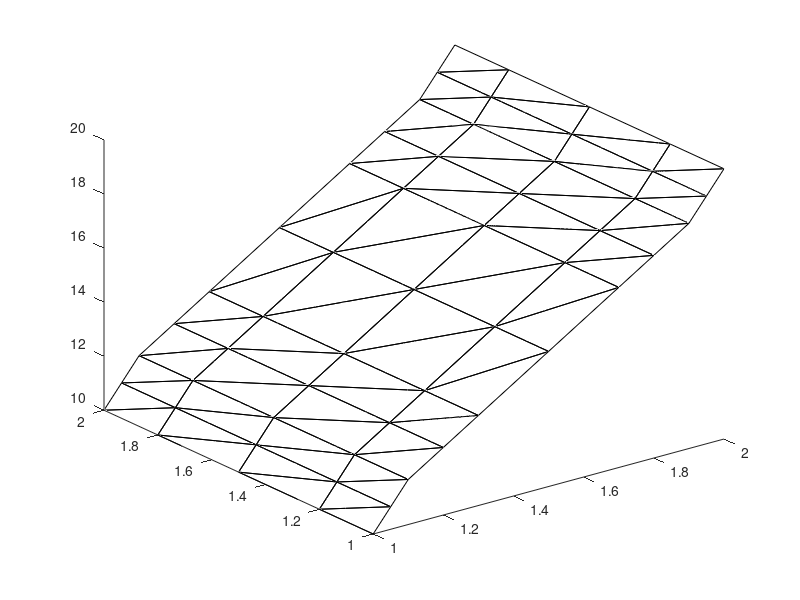

The MATLAB script that drew this image:
%A common application for sparse matrices is in the solution of Finite
%Element Models.  Finite element models allow numerical solution of
%partial differential equations that do not have closed form solutions,
%typically because of the complex shape of the domain.
%
%   In order to motivate this application, we consider the boundary value
%Laplace equation.  This system can model scalar potential fields, such
%as heat or electrical potential.  Given a medium Omega with boundary
%dOmega.  At all points on the dOmega the boundary conditions are known,
%and we wish to calculate the potential in Omega.  Boundary conditions
%may specify the potential (Dirichlet boundary condition), its normal
%derivative across the boundary (Neumann boundary condition), or a
%weighted sum of the potential and its derivative (Cauchy boundary
%condition).
%
%   In a thermal model, we want to calculate the temperature in Omega and
%know the boundary temperature (Dirichlet condition) or heat flux (from
%which we can calculate the Neumann condition by dividing by the thermal
%conductivity at the boundary).  Similarly, in an electrical model, we
%want to calculate the voltage in Omega and know the boundary voltage
%(Dirichlet) or current (Neumann condition after diving by the electrical
%conductivity).  In an electrical model, it is common for much of the
%boundary to be electrically isolated; this is a Neumann boundary
%condition with the current equal to zero.
%
%   The simplest finite element models will divide Omega into simplexes
%(triangles in 2D, pyramids in 3D).
%
%   The following example creates a simple rectangular 2-D electrically
%conductive medium with 10 V and 20 V imposed on opposite sides
%(Dirichlet boundary conditions).  All other edges are electrically
%isolated.

        node_y = [1;1.2;1.5;1.8;2]*ones(1,11) ;
        node_x = ones(5,1)*[1,1.05,1.1,1.2, ...
                  1.3,1.5,1.7,1.8,1.9,1.95,2];
        nodes = [node_x(:), node_y(:)];

        [h,w] = size (node_x);
        elems = [];
        for idx = 1:w-1
          widx = (idx-1)*h;
          elems = [elems; ...
            widx+[(1:h-1);(2:h);h+(1:h-1)]'; ...
            widx+[(2:h);h+(2:h);h+(1:h-1)]' ];
        endfor

        E = size (elems,1); # No. of simplices
        N = size (nodes,1); # No. of vertices
        D = size (elems,2); # dimensions+1

%   This creates a N-by-2 matrix 'nodes' and a E-by-3 matrix 'elems' with
%values, which define finite element triangles:

       nodes(1:7,:)'
%         1.00 1.00 1.00 1.00 1.00 1.05 1.05 ...
%         1.00 1.20 1.50 1.80 2.00 1.00 1.20 ...

       elems(1:7,:)'
%         1    2    3    4    2    3    4 ...
%         2    3    4    5    7    8    9 ...
%         6    7    8    9    6    7    8 ...

%   Using a first order FEM, we approximate the electrical conductivity
%distribution in Omega as constant on each simplex (represented by the
%vector 'conductivity').  Based on the finite element geometry, we first
%calculate a system (or stiffness) matrix for each simplex (represented
%as 3-by-3 elements on the diagonal of the element-wise system matrix
%'SE').  Based on 'SE' and a N-by-DE connectivity matrix 'C',
%representing the connections between simplices and vertices, the global
%connectivity matrix 'S' is calculated.

       ## Element conductivity
       conductivity = [1*ones(1,16), ...
              2*ones(1,48), 1*ones(1,16)];

       ## Connectivity matrix
       C = sparse ((1:D*E), reshape (elems', ...
              D*E, 1), 1, D*E, N);

       ## Calculate system matrix
       Siidx = floor ([0:D*E-1]'/D) * D * ...
              ones(1,D) + ones(D*E,1)*(1:D) ;
       Sjidx = [1:D*E]'*ones (1,D);
       Sdata = zeros (D*E,D);
       dfact = factorial (D-1);
       for j = 1:E
          a = inv ([ones(D,1), ...
              nodes(elems(j,:), :)]);
          const = conductivity(j) * 2 / ...
              dfact / abs (det (a));
          Sdata(D*(j-1)+(1:D),:) = const * ...
              a(2:D,:)' * a(2:D,:);
       endfor
       ## Element-wise system matrix
       SE = sparse(Siidx,Sjidx,Sdata);
       ## Global system matrix
       S = C'* SE *C;

%   The system matrix acts like the conductivity 'S' in Ohm's law 'S * V
%= I'.  Based on the Dirichlet and Neumann boundary conditions, we are
%able to solve for the voltages at each vertex 'V'.

       ## Dirichlet boundary conditions
       D_nodes = [1:5, 51:55];
       D_value = [10*ones(1,5), 20*ones(1,5)];

       V = zeros (N,1);
       V(D_nodes) = D_value;
       idx = 1:N; # vertices without Dirichlet
                  # boundary condns
       idx(D_nodes) = [];

       ## Neumann boundary conditions.  Note that
       ## N_value must be normalized by the
       ## boundary length and element conductivity
       N_nodes = [];
       N_value = [];

       Q = zeros (N,1);
       Q(N_nodes) = N_value;

       V(idx) = S(idx,idx) \ ( Q(idx) - ...
                 S(idx,D_nodes) * V(D_nodes));


                 elemx = elems(:,[1,2,3,1])';
       xelems = reshape (nodes(elemx, 1), 4, E);
       yelems = reshape (nodes(elemx, 2), 4, E);
       velems = reshape (V(elemx), 4, E);
       plot3 (xelems,yelems,velems,"k");
       print "grid.eps";
